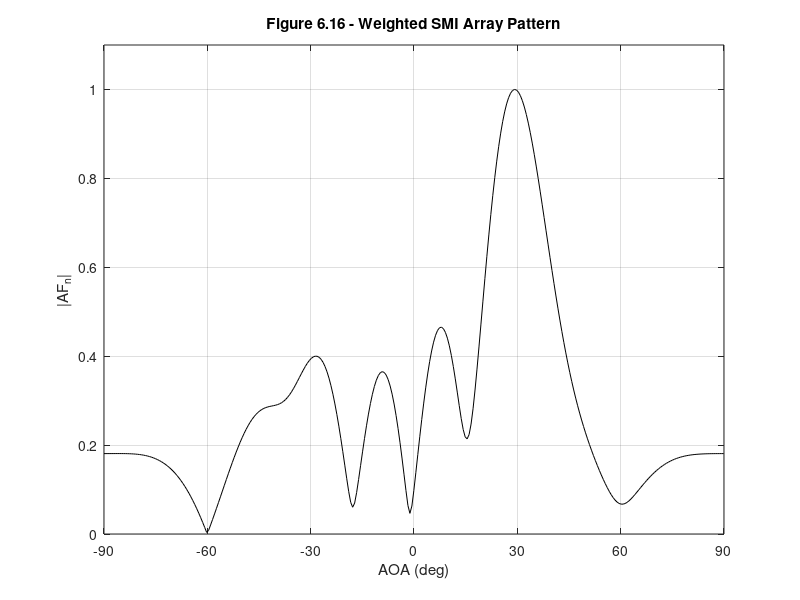

Write the MATLAB code that produced this figure.
%%%%%%%%%%%%%%%%%%%%%%%%%%%%%%%%%%%%%%%%%%%%%%%%%%%%%%%%%%%%%%%
%%                                                           %%
%%  ******************************************************   %%
%%  * Smart Antennas for Wireless Applications w/ Matlab *   %%
%%  ******************************************************   %%
%%                                                           %%
%% Chapter 8: Ex 8.7                                         %%
%%                                                           %%
%% Author: Frank Gross                                       %%
%% McGraw-Hill, 2005                                         %%
%% Date:  3/05/2005                                          %%
%%                                                           %%
%% This code produces Figure 8.16, determines the weights    %%
%%     for directing the main beam of an N = 8, d = 0.5 ULA  %%
%%     towards a desired user at tho = 30 deg and nulling an %%
%%     interferer at -60 deg using the SMI algorithm.  The   %%
%%     resulting  weighted array factor pattern is plotted   %%
%%     vs. AOA.                                              %%
%%%%%%%%%%%%%%%%%%%%%%%%%%%%%%%%%%%%%%%%%%%%%%%%%%%%%%%%%%%%%%%      

%%------------------- Define Variables:----------------------%%
% N - # of elements in array                                  %
% d - element spacing in wavelengths                          %
% sig2 - noise variance                                       %
% Ns - number of data samples                                 %
% Nb - block length                                           %
% theta - arrival angle of desired users and interferers (rad)%
% ang - theta in deg                                          %
% thetaS - desired user AOA (deg)                             %
% thetaI - interferer AOA (deg)                               %
% T - period of desired signal                                %
% t - time axis for desired signal                            %
% S - desired signal                                          %
% I - interfering signal                                      %
% vS,vI - steering vectors of desired user and interferers    %
% n - noise received by array with variance sig2              %
% x - total received signal                                   %
% Rxx - total received signal covariance matrix               %
% r - cross correlation vector                                %
% w - weights of ULA determined using LMS algorithm           %
% x - total received signal                                   %
% y - array output                                            %
% e - error between array output and desired signal           %
% theta - range of AOA's (rad)                                %
% AF - weighted array output                                  %
%%-----------------------------------------------------------%%

%%----- Given Values -----%%

N = 8; d = .5; sig2 = .001;

Ns = 100;    
Nb =  30;      

thetaS = 30*pi/180; thetaI = -60*pi/180;

%%----- Desired Signal & Interferer -----%%

T = 1E-3; t = (1:Nb)*T/Ns;

S = cos(2*pi*t/T);

I = randn(1,Nb);

%%----- Create Array Factors for each user's signal for linear array -----%%

i = 1:N;
vS = exp(1j*(i-1)*2*pi*d*sin(thetaS));
vI = exp(1j*(i-1)*2*pi*d*sin(thetaI));

%%----- Solve for Weights using SMI -----%%

n = randn(N,Nb)*sqrt(sig2);

x = vS.'*S + vI.'*I + n;
Rxx = x*x'/Nb;
r = x*S'/Nb;
w = inv(Rxx)*r;
w = w/w(1);  

%%----- Plot Results -----%%

theta = -pi/2:.01:pi/2;
AF = 0;
for i = 1:N
    AF = AF + w(i)'*exp(j*(i-1)*2*pi*d*sin(theta));
end

figure(1), plot(theta*180/pi,abs(AF)/max(abs(AF)),'k')
xlabel('AOA (deg)'), ylabel('|AF_n|')
title('\bfFigure 6.16 - Weighted SMI Array Pattern')
axis([-90 90 0 1.1]), grid on
set(gca,'xtick',[-90 -60 -30 0 30 60 90])